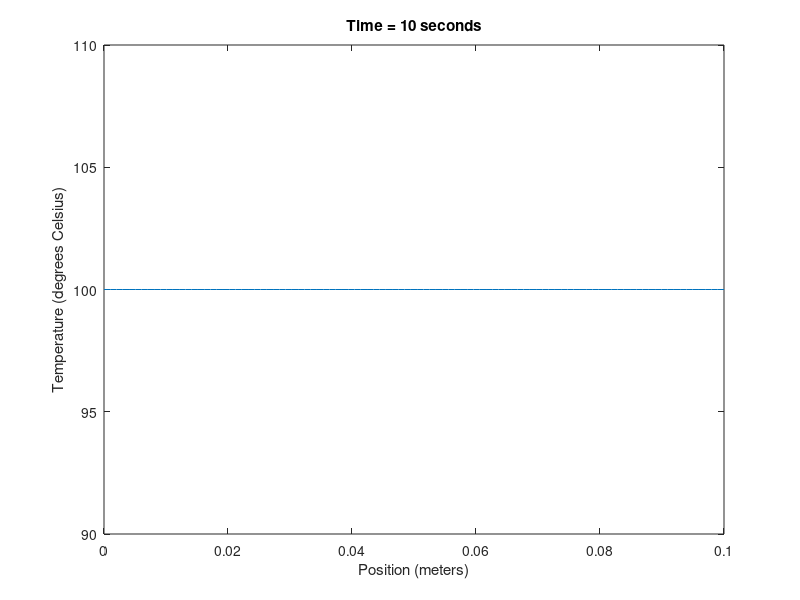

Here is the MATLAB script that generated this plot:
% Parameters
L = 0.1;         % Length of the rod (meters)
T_initial = 100; % Initial temperature (degrees Celsius)
alpha = 1e-4;    % Thermal diffusivity

% Discretization
Nx = 100;        % Number of spatial points
Nt = 1000;       % Number of time steps
dx = L / (Nx - 1);
dt = 1e-2;

% Initial conditions
x = linspace(0, L, Nx)';
T = ones(Nx, 1) * T_initial;

% Time-stepping loop
for n = 1:Nt
    % Interior points (finite difference scheme)
    T(2:end-1) = T(2:end-1) + alpha * dt / dx^2 * (T(3:end) - 2*T(2:end-1) + T(1:end-2));
    
    % Boundary conditions (fixed temperature at both ends)
    T(1) = T_initial;
    T(end) = T_initial;
    
    % Plot the temperature distribution at every 100 time steps
    if mod(n, 100) == 0
        plot(x, T);
        title(['Time = ', num2str(n*dt), ' seconds']);
        xlabel('Position (meters)');
        ylabel('Temperature (degrees Celsius)');
        ylim([T_initial-10, T_initial+10]);
        pause(0.01);
    end
    end